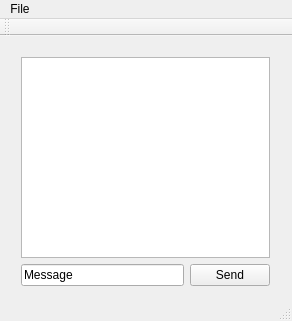
<?xml version="1.0" encoding="UTF-8"?>
<ui version="4.0">
 <class>ClientGui</class>
 <widget class="QMainWindow" name="ClientGui">
  <property name="geometry">
   <rect>
    <x>0</x>
    <y>0</y>
    <width>292</width>
    <height>321</height>
   </rect>
  </property>
  <property name="windowTitle">
   <string>ClientGui</string>
  </property>
  <widget class="QWidget" name="centralWidget">
   <widget class="QWidget" name="layoutWidget">
    <property name="geometry">
     <rect>
      <x>10</x>
      <y>10</y>
      <width>271</width>
      <height>251</height>
     </rect>
    </property>
    <layout class="QHBoxLayout" name="horizontalLayout_2">
     <item>
      <layout class="QVBoxLayout" name="verticalLayout">
       <item>
        <widget class="QTextBrowser" name="textBrowser"/>
       </item>
       <item>
        <layout class="QHBoxLayout" name="horizontalLayout">
         <item>
          <widget class="QLineEdit" name="messageInput">
           <property name="text">
            <string>Message</string>
           </property>
          </widget>
         </item>
         <item>
          <widget class="QPushButton" name="sendButton">
           <property name="text">
            <string>Send</string>
           </property>
          </widget>
         </item>
        </layout>
       </item>
      </layout>
     </item>
    </layout>
   </widget>
  </widget>
  <widget class="QMenuBar" name="menuBar">
   <property name="geometry">
    <rect>
     <x>0</x>
     <y>0</y>
     <width>292</width>
     <height>25</height>
    </rect>
   </property>
   <widget class="QMenu" name="menuChat_Client">
    <property name="title">
     <string>File</string>
    </property>
    <addaction name="actionCange_User"/>
    <addaction name="actionExit"/>
   </widget>
   <addaction name="menuChat_Client"/>
  </widget>
  <widget class="QToolBar" name="mainToolBar">
   <attribute name="toolBarArea">
    <enum>TopToolBarArea</enum>
   </attribute>
   <attribute name="toolBarBreak">
    <bool>false</bool>
   </attribute>
  </widget>
  <widget class="QStatusBar" name="statusBar"/>
  <action name="actionUsername">
   <property name="text">
    <string>Username</string>
   </property>
  </action>
  <action name="actionExit">
   <property name="text">
    <string>Exit</string>
   </property>
  </action>
  <action name="actionCange_User">
   <property name="text">
    <string>Cange User</string>
   </property>
  </action>
 </widget>
 <layoutdefault spacing="6" margin="11"/>
 <resources/>
 <connections/>
</ui>
